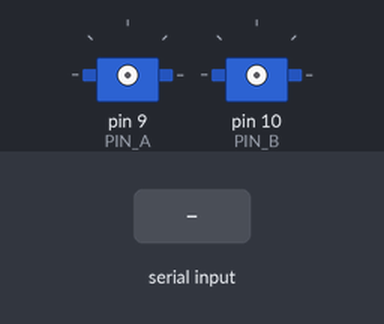
The sketch below on a simulated Arduino Uno, built with avr-gcc and run on an emulated ATmega328P. On the bench: 2 × servo. The inputs (shaded band) are chosen by the test bench. What the sketch prints to the serial monitor is not drawn.

Above: at 1.2 s.
1.3 s: "a90\n" received over Serial
2.8 s: "b90\n" received over Serial
4.3 s: "t90\n" received over Serial
Timing chart, 0 to 7.3 s (numbered marks = the images above; inputs shaded):
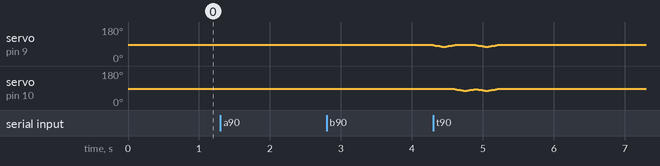

The sketch:

ardgrippercode.ino
```cpp
#include <Servo.h>

// ===== 핀 설정 =====
const int PIN_A = 9;    // 그리퍼1 (서보1)
const int PIN_B = 10;   // 그리퍼2 (서보2)

// ===== 안전 설정 (그리퍼 가동 범위 0~90도, 양 끝에 5도 여유) =====
const int SAFE_MIN = 5;         // 이 값보다 작은 각도 명령은 5로 제한
const int SAFE_MAX = 85;        // 이 값보다 큰 각도 명령은 85로 제한
const int STEP_DELAY_MS = 15;   // 1도 이동당 대기시간 (클수록 천천히, 전류 피크 감소)
const int TEST_SWING = 10;      // t 명령: 현재 각도 기준 +-도 왕복

Servo servoA;
Servo servoB;
int curA = -1;   // -1 = 아직 신호를 내보내지 않음
int curB = -1;

int clampAngle(int a) {
  return constrain(a, SAFE_MIN, SAFE_MAX);
}

// 첫 명령: 목표값을 먼저 쓴 뒤 attach 해서 시작 시 90도로 튀는 동작을 방지
void startServo(Servo &s, int pin, int &cur, int target) {
  s.write(target);
  s.attach(pin);
  cur = target;
}

// 서보 하나를 1도씩 천천히 이동
void moveOne(Servo &s, int pin, int &cur, int target) {
  target = clampAngle(target);
  if (cur < 0) {
    startServo(s, pin, cur, target);
    return;
  }
  while (cur != target) {
    cur += (target > cur) ? 1 : -1;
    s.write(cur);
    delay(STEP_DELAY_MS);
  }
}

// 두 서보를 동시에 1도씩 이동 (전원 한계 확인용)
void moveBoth(int ta, int tb) {
  ta = clampAngle(ta);
  tb = clampAngle(tb);
  if (curA < 0) startServo(servoA, PIN_A, curA, ta);
  if (curB < 0) startServo(servoB, PIN_B, curB, tb);
  while (curA != ta || curB != tb) {
    if (curA != ta) {
      curA += (ta > curA) ? 1 : -1;
      servoA.write(curA);
    }
    if (curB != tb) {
      curB += (tb > curB) ? 1 : -1;
      servoB.write(curB);
    }
    delay(STEP_DELAY_MS);
  }
}

bool parseAngle(String s, int &out) {
  s.trim();
  if (s.length() == 0 || s.length() > 3) return false;
  for (unsigned int i = 0; i < s.length(); i++) {
    if (!isDigit(s.charAt(i))) return false;
  }
  out = s.toInt();
  return true;
}

void printHelp() {
  Serial.println(F("--- commands (end with newline) ---"));
  Serial.println(F("a<angle>   move gripper A (D9),  e.g. a90"));
  Serial.println(F("b<angle>   move gripper B (D10), e.g. b90"));
  Serial.println(F("d <A> <B>  move both at once,    e.g. d 60 120"));
  Serial.println(F("t          self-test (+-10 deg around current; set a and b first)"));
  Serial.println(F("range 5..85 (clamped). start near the middle, e.g. a45"));
  Serial.println(F("x          stop signals (release both servos)"));
  Serial.println(F("?          status      h  help"));
}

void printStatus() {
  Serial.print(F("STATUS A="));
  Serial.print(curA);
  Serial.print(F(" B="));
  Serial.println(curB);
}

void runSelfTest() {
  if (curA < 0 || curB < 0) {
    Serial.println(F("ERR set both servos first (a<angle>, b<angle>)"));
    return;
  }
  int a0 = curA;
  int b0 = curB;

  Serial.println(F("TEST A"));
  moveOne(servoA, PIN_A, curA, a0 + TEST_SWING);
  moveOne(servoA, PIN_A, curA, a0 - TEST_SWING);
  moveOne(servoA, PIN_A, curA, a0);

  Serial.println(F("TEST B"));
  moveOne(servoB, PIN_B, curB, b0 + TEST_SWING);
  moveOne(servoB, PIN_B, curB, b0 - TEST_SWING);
  moveOne(servoB, PIN_B, curB, b0);

  Serial.println(F("TEST A+B (simultaneous)"));
  moveBoth(a0 + TEST_SWING, b0 + TEST_SWING);
  moveBoth(a0 - TEST_SWING, b0 - TEST_SWING);
  moveBoth(a0, b0);

  Serial.println(F("DONE"));
}

void handleLine(String line) {
  line.trim();
  if (line.length() == 0) return;

  char cmd = tolower(line.charAt(0));
  String arg = line.substring(1);
  int v;

  if (cmd == 'a' || cmd == 'b') {
    if (!parseAngle(arg, v)) {
      Serial.println(F("ERR angle must be a number, e.g. a90"));
      return;
    }
    int target = clampAngle(v);
    if (target != v) Serial.println(F("NOTE clamped to SAFE range"));
    if (cmd == 'a') {
      moveOne(servoA, PIN_A, curA, target);
      Serial.print(F("OK A "));
      Serial.println(curA);
    } else {
      moveOne(servoB, PIN_B, curB, target);
      Serial.print(F("OK B "));
      Serial.println(curB);
    }
  } else if (cmd == 'd') {
    int ta, tb;
    if (sscanf(arg.c_str(), "%d %d", &ta, &tb) != 2) {
      Serial.println(F("ERR usage: d <A> <B>"));
      return;
    }
    moveBoth(ta, tb);
    Serial.print(F("OK D "));
    Serial.print(curA);
    Serial.print(' ');
    Serial.println(curB);
  } else if (cmd == 't') {
    runSelfTest();
  } else if (cmd == 'x') {
    servoA.detach();
    servoB.detach();
    curA = -1;
    curB = -1;
    Serial.println(F("OK DETACHED"));
  } else if (cmd == '?') {
    printStatus();
  } else {
    printHelp();
  }
}

void setup() {
  Serial.begin(115200);
  Serial.setTimeout(100);
  Serial.println(F("READY"));
  printHelp();
}

void loop() {
  if (Serial.available() > 0) {
    String line = Serial.readStringUntil('\n');
    handleLine(line);
  }
}
```
